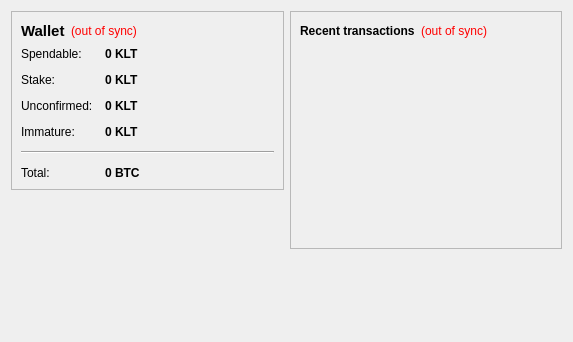
<?xml version="1.0" encoding="UTF-8"?>
<ui version="4.0">
 <class>OverviewPage</class>
 <widget class="QWidget" name="OverviewPage">
  <property name="geometry">
   <rect>
    <x>0</x>
    <y>0</y>
    <width>573</width>
    <height>342</height>
   </rect>
  </property>
  <property name="windowTitle">
   <string>Form</string>
  </property>
  <layout class="QHBoxLayout" name="horizontalLayout" stretch="1,1">
   <item>
    <layout class="QVBoxLayout" name="verticalLayout_2">
     <item>
      <widget class="QFrame" name="frame">
       <property name="frameShape">
        <enum>QFrame::StyledPanel</enum>
       </property>
       <property name="frameShadow">
        <enum>QFrame::Raised</enum>
       </property>
       <layout class="QVBoxLayout" name="verticalLayout_4">
        <item>
         <layout class="QHBoxLayout" name="horizontalLayout_4">
          <item>
           <widget class="QLabel" name="label_5">
            <property name="font">
             <font>
              <pointsize>11</pointsize>
              <weight>75</weight>
              <bold>true</bold>
             </font>
            </property>
            <property name="text">
             <string>Wallet</string>
            </property>
           </widget>
          </item>
          <item>
           <widget class="QLabel" name="labelWalletStatus">
            <property name="toolTip">
             <string>The displayed information may be out of date. Your wallet automatically synchronizes with the Klout network after a connection is established, but this process has not completed yet.</string>
            </property>
            <property name="styleSheet">
             <string notr="true">QLabel { color: red; }</string>
            </property>
            <property name="text">
             <string notr="true">(out of sync)</string>
            </property>
            <property name="alignment">
             <set>Qt::AlignLeading|Qt::AlignLeft|Qt::AlignVCenter</set>
            </property>
           </widget>
          </item>
          <item>
           <spacer name="horizontalSpacer_2">
            <property name="orientation">
             <enum>Qt::Horizontal</enum>
            </property>
            <property name="sizeHint" stdset="0">
             <size>
              <width>40</width>
              <height>20</height>
             </size>
            </property>
           </spacer>
          </item>
         </layout>
        </item>
        <item>
         <layout class="QFormLayout" name="formLayout_2">
          <property name="fieldGrowthPolicy">
           <enum>QFormLayout::AllNonFixedFieldsGrow</enum>
          </property>
          <property name="horizontalSpacing">
           <number>12</number>
          </property>
          <property name="verticalSpacing">
           <number>12</number>
          </property>
          <item row="0" column="0">
           <widget class="QLabel" name="label">
            <property name="text">
             <string>Spendable:</string>
            </property>
           </widget>
          </item>
          <item row="0" column="1">
           <widget class="QLabel" name="labelBalance">
            <property name="font">
             <font>
              <weight>75</weight>
              <bold>true</bold>
             </font>
            </property>
            <property name="cursor">
             <cursorShape>IBeamCursor</cursorShape>
            </property>
            <property name="toolTip">
             <string>Your current spendable balance</string>
            </property>
            <property name="text">
             <string notr="true">0 KLT</string>
            </property>
            <property name="textInteractionFlags">
             <set>Qt::LinksAccessibleByMouse|Qt::TextSelectableByKeyboard|Qt::TextSelectableByMouse</set>
            </property>
           </widget>
          </item>
          <item row="1" column="0">
           <widget class="QLabel" name="label_6">
            <property name="text">
             <string>Stake:</string>
            </property>
           </widget>
          </item>
          <item row="1" column="1">
           <widget class="QLabel" name="labelStake">
            <property name="font">
             <font>
              <weight>75</weight>
              <bold>true</bold>
             </font>
            </property>
            <property name="cursor">
             <cursorShape>IBeamCursor</cursorShape>
            </property>
            <property name="toolTip">
             <string>Total of coins that was staked, and do not yet count toward the current balance</string>
            </property>
            <property name="text">
             <string notr="true">0 KLT</string>
            </property>
            <property name="textInteractionFlags">
             <set>Qt::LinksAccessibleByMouse|Qt::TextSelectableByKeyboard|Qt::TextSelectableByMouse</set>
            </property>
           </widget>
          </item>
          <item row="2" column="0">
           <widget class="QLabel" name="label_3">
            <property name="text">
             <string>Unconfirmed:</string>
            </property>
           </widget>
          </item>
          <item row="2" column="1">
           <widget class="QLabel" name="labelUnconfirmed">
            <property name="font">
             <font>
              <weight>75</weight>
              <bold>true</bold>
             </font>
            </property>
            <property name="cursor">
             <cursorShape>IBeamCursor</cursorShape>
            </property>
            <property name="toolTip">
             <string>Total of transactions that have yet to be confirmed, and do not yet count toward the current balance</string>
            </property>
            <property name="text">
             <string notr="true">0 KLT</string>
            </property>
            <property name="textInteractionFlags">
             <set>Qt::LinksAccessibleByMouse|Qt::TextSelectableByKeyboard|Qt::TextSelectableByMouse</set>
            </property>
           </widget>
          </item>
          <item row="3" column="0">
           <widget class="QLabel" name="labelImmatureText">
            <property name="text">
             <string>Immature:</string>
            </property>
           </widget>
          </item>
          <item row="3" column="1">
           <widget class="QLabel" name="labelImmature">
            <property name="font">
             <font>
              <weight>75</weight>
              <bold>true</bold>
             </font>
            </property>
            <property name="toolTip">
             <string>Mined balance that has not yet matured</string>
            </property>
            <property name="text">
             <string notr="true">0 KLT</string>
            </property>
            <property name="textInteractionFlags">
             <set>Qt::LinksAccessibleByMouse|Qt::TextSelectableByKeyboard|Qt::TextSelectableByMouse</set>
            </property>
           </widget>
          </item>
          <item row="4" column="0" colspan="2">
           <widget class="Line" name="line">
            <property name="orientation">
             <enum>Qt::Horizontal</enum>
            </property>
           </widget>
          </item>
          <item row="5" column="0">
           <widget class="QLabel" name="labelTotalText">
            <property name="text">
             <string>Total:</string>
            </property>
           </widget>
          </item>
          <item row="5" column="1">
           <widget class="QLabel" name="labelTotal">
            <property name="font">
             <font>
              <weight>75</weight>
              <bold>true</bold>
             </font>
            </property>
            <property name="cursor">
             <cursorShape>IBeamCursor</cursorShape>
            </property>
            <property name="toolTip">
             <string>Your current total balance</string>
            </property>
            <property name="text">
             <string notr="true">0 BTC</string>
            </property>
            <property name="textInteractionFlags">
             <set>Qt::LinksAccessibleByMouse|Qt::TextSelectableByKeyboard|Qt::TextSelectableByMouse</set>
            </property>
           </widget>
          </item>
         </layout>
        </item>
       </layout>
      </widget>
     </item>
     <item>
      <spacer name="verticalSpacer">
       <property name="orientation">
        <enum>Qt::Vertical</enum>
       </property>
       <property name="sizeHint" stdset="0">
        <size>
         <width>20</width>
         <height>40</height>
        </size>
       </property>
      </spacer>
     </item>
    </layout>
   </item>
   <item>
    <layout class="QVBoxLayout" name="verticalLayout_3">
     <item>
      <widget class="QFrame" name="frame_2">
       <property name="frameShape">
        <enum>QFrame::StyledPanel</enum>
       </property>
       <property name="frameShadow">
        <enum>QFrame::Raised</enum>
       </property>
       <layout class="QVBoxLayout" name="verticalLayout">
        <item>
         <layout class="QHBoxLayout" name="horizontalLayout_2">
          <item>
           <widget class="QLabel" name="label_4">
            <property name="text">
             <string>&lt;b&gt;Recent transactions&lt;/b&gt;</string>
            </property>
           </widget>
          </item>
          <item>
           <widget class="QLabel" name="labelTransactionsStatus">
            <property name="toolTip">
             <string>The displayed information may be out of date. Your wallet automatically synchronizes with the Klout network after a connection is established, but this process has not completed yet.</string>
            </property>
            <property name="styleSheet">
             <string notr="true">QLabel { color: red; }</string>
            </property>
            <property name="text">
             <string notr="true">(out of sync)</string>
            </property>
            <property name="alignment">
             <set>Qt::AlignRight|Qt::AlignTrailing|Qt::AlignVCenter</set>
            </property>
           </widget>
          </item>
          <item>
           <spacer name="horizontalSpacer">
            <property name="orientation">
             <enum>Qt::Horizontal</enum>
            </property>
            <property name="sizeHint" stdset="0">
             <size>
              <width>40</width>
              <height>20</height>
             </size>
            </property>
           </spacer>
          </item>
         </layout>
        </item>
        <item>
         <widget class="QListView" name="listTransactions">
          <property name="styleSheet">
           <string notr="true">QListView { background: transparent; }</string>
          </property>
          <property name="frameShape">
           <enum>QFrame::NoFrame</enum>
          </property>
          <property name="verticalScrollBarPolicy">
           <enum>Qt::ScrollBarAlwaysOff</enum>
          </property>
          <property name="horizontalScrollBarPolicy">
           <enum>Qt::ScrollBarAlwaysOff</enum>
          </property>
          <property name="selectionMode">
           <enum>QAbstractItemView::NoSelection</enum>
          </property>
         </widget>
        </item>
       </layout>
      </widget>
     </item>
     <item>
      <spacer name="verticalSpacer_2">
       <property name="orientation">
        <enum>Qt::Vertical</enum>
       </property>
       <property name="sizeHint" stdset="0">
        <size>
         <width>20</width>
         <height>40</height>
        </size>
       </property>
      </spacer>
     </item>
    </layout>
   </item>
  </layout>
 </widget>
 <resources/>
 <connections/>
</ui>
